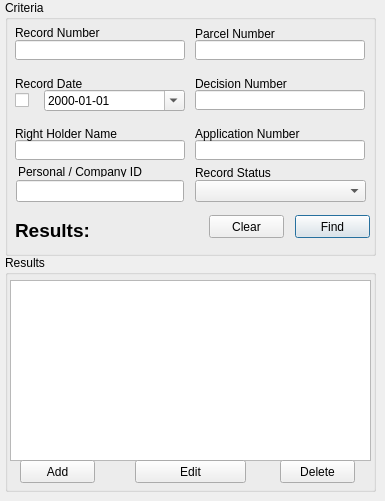
      <widget class="QWidget" name="record_tab">
       <attribute name="title">
        <string>Ownership Record</string>
       </attribute>
       <widget class="QGroupBox" name="groupBox_18">
        <property name="geometry">
         <rect>
          <x>5</x>
          <y>0</y>
          <width>371</width>
          <height>256</height>
         </rect>
        </property>
        <property name="autoFillBackground">
         <bool>false</bool>
        </property>
        <property name="title">
         <string>Criteria</string>
        </property>
        <widget class="QLineEdit" name="record_record_num_edit">
         <property name="geometry">
          <rect>
           <x>10</x>
           <y>40</y>
           <width>170</width>
           <height>20</height>
          </rect>
         </property>
        </widget>
        <widget class="QLineEdit" name="record_right_holder_edit">
         <property name="geometry">
          <rect>
           <x>10</x>
           <y>140</y>
           <width>170</width>
           <height>20</height>
          </rect>
         </property>
        </widget>
        <widget class="QLineEdit" name="record_parcel_num_edit">
         <property name="geometry">
          <rect>
           <x>190</x>
           <y>40</y>
           <width>170</width>
           <height>20</height>
          </rect>
         </property>
        </widget>
        <widget class="QLineEdit" name="record_app_num_edit">
         <property name="geometry">
          <rect>
           <x>190</x>
           <y>140</y>
           <width>170</width>
           <height>20</height>
          </rect>
         </property>
        </widget>
        <widget class="QLineEdit" name="record_decision_num_edit">
         <property name="geometry">
          <rect>
           <x>190</x>
           <y>90</y>
           <width>170</width>
           <height>20</height>
          </rect>
         </property>
        </widget>
        <widget class="QLabel" name="label_62">
         <property name="geometry">
          <rect>
           <x>10</x>
           <y>25</y>
           <width>170</width>
           <height>16</height>
          </rect>
         </property>
         <property name="text">
          <string>Record Number</string>
         </property>
        </widget>
        <widget class="QLabel" name="label_63">
         <property name="geometry">
          <rect>
           <x>10</x>
           <y>75</y>
           <width>170</width>
           <height>17</height>
          </rect>
         </property>
         <property name="text">
          <string>Record Date</string>
         </property>
        </widget>
        <widget class="QLabel" name="label_64">
         <property name="geometry">
          <rect>
           <x>10</x>
           <y>125</y>
           <width>170</width>
           <height>17</height>
          </rect>
         </property>
         <property name="text">
          <string>Right Holder Name</string>
         </property>
        </widget>
        <widget class="QLabel" name="label_65">
         <property name="geometry">
          <rect>
           <x>190</x>
           <y>25</y>
           <width>170</width>
           <height>17</height>
          </rect>
         </property>
         <property name="text">
          <string>Parcel Number</string>
         </property>
        </widget>
        <widget class="QLabel" name="label_66">
         <property name="geometry">
          <rect>
           <x>190</x>
           <y>75</y>
           <width>170</width>
           <height>17</height>
          </rect>
         </property>
         <property name="text">
          <string>Decision Number</string>
         </property>
        </widget>
        <widget class="QLabel" name="label_67">
         <property name="geometry">
          <rect>
           <x>190</x>
           <y>125</y>
           <width>170</width>
           <height>17</height>
          </rect>
         </property>
         <property name="text">
          <string>Application Number</string>
         </property>
        </widget>
        <widget class="QDateEdit" name="record_date_edit">
         <property name="geometry">
          <rect>
           <x>39</x>
           <y>90</y>
           <width>141</width>
           <height>21</height>
          </rect>
         </property>
         <property name="displayFormat">
          <string>yyyy-MM-dd</string>
         </property>
         <property name="calendarPopup">
          <bool>true</bool>
         </property>
        </widget>
        <widget class="QPushButton" name="record_clear_button">
         <property name="geometry">
          <rect>
           <x>204</x>
           <y>215</y>
           <width>75</width>
           <height>23</height>
          </rect>
         </property>
         <property name="text">
          <string>Clear</string>
         </property>
        </widget>
        <widget class="QPushButton" name="record_find_button">
         <property name="geometry">
          <rect>
           <x>290</x>
           <y>215</y>
           <width>75</width>
           <height>23</height>
          </rect>
         </property>
         <property name="text">
          <string>Find</string>
         </property>
         <property name="default">
          <bool>true</bool>
         </property>
        </widget>
        <widget class="QCheckBox" name="record_date_cbox">
         <property name="geometry">
          <rect>
           <x>10</x>
           <y>90</y>
           <width>21</width>
           <height>20</height>
          </rect>
         </property>
         <property name="text">
          <string/>
         </property>
        </widget>
        <widget class="QLabel" name="record_results_label">
         <property name="geometry">
          <rect>
           <x>10</x>
           <y>220</y>
           <width>121</width>
           <height>20</height>
          </rect>
         </property>
         <property name="font">
          <font>
           <family>Lucida Grande</family>
           <pointsize>14</pointsize>
           <weight>75</weight>
           <bold>true</bold>
          </font>
         </property>
         <property name="text">
          <string>Results:</string>
         </property>
         <property name="alignment">
          <set>Qt::AlignLeading|Qt::AlignLeft|Qt::AlignVCenter</set>
         </property>
        </widget>
        <widget class="QLabel" name="label_74">
         <property name="geometry">
          <rect>
           <x>13</x>
           <y>167</y>
           <width>152</width>
           <height>10</height>
          </rect>
         </property>
         <property name="text">
          <string>Personal / Company ID</string>
         </property>
        </widget>
        <widget class="QLineEdit" name="personal_record_edit">
         <property name="geometry">
          <rect>
           <x>11</x>
           <y>180</y>
           <width>168</width>
           <height>22</height>
          </rect>
         </property>
        </widget>
        <widget class="QComboBox" name="record_status_cbox">
         <property name="geometry">
          <rect>
           <x>190</x>
           <y>180</y>
           <width>171</width>
           <height>22</height>
          </rect>
         </property>
        </widget>
        <widget class="QLabel" name="label_85">
         <property name="geometry">
          <rect>
           <x>190</x>
           <y>165</y>
           <width>171</width>
           <height>16</height>
          </rect>
         </property>
         <property name="text">
          <string>Record Status</string>
         </property>
        </widget>
       </widget>
       <widget class="QGroupBox" name="groupBox_19">
        <property name="geometry">
         <rect>
          <x>5</x>
          <y>255</y>
          <width>371</width>
          <height>237</height>
         </rect>
        </property>
        <property name="title">
         <string>Results</string>
        </property>
        <widget class="QTableWidget" name="record_results_twidget">
         <property name="geometry">
          <rect>
           <x>5</x>
           <y>25</y>
           <width>361</width>
           <height>181</height>
          </rect>
         </property>
         <property name="selectionMode">
          <enum>QAbstractItemView::ExtendedSelection</enum>
         </property>
        </widget>
        <widget class="QPushButton" name="record_delete_button">
         <property name="geometry">
          <rect>
           <x>275</x>
           <y>205</y>
           <width>75</width>
           <height>23</height>
          </rect>
         </property>
         <property name="text">
          <string>Delete</string>
         </property>
        </widget>
        <widget class="QPushButton" name="record_edit_button">
         <property name="geometry">
          <rect>
           <x>130</x>
           <y>205</y>
           <width>111</width>
           <height>23</height>
          </rect>
         </property>
         <property name="text">
          <string>Edit</string>
         </property>
        </widget>
        <widget class="QPushButton" name="record_add_button">
         <property name="geometry">
          <rect>
           <x>15</x>
           <y>205</y>
           <width>75</width>
           <height>23</height>
          </rect>
         </property>
         <property name="text">
          <string>Add</string>
         </property>
        </widget>
       </widget>
      </widget>
